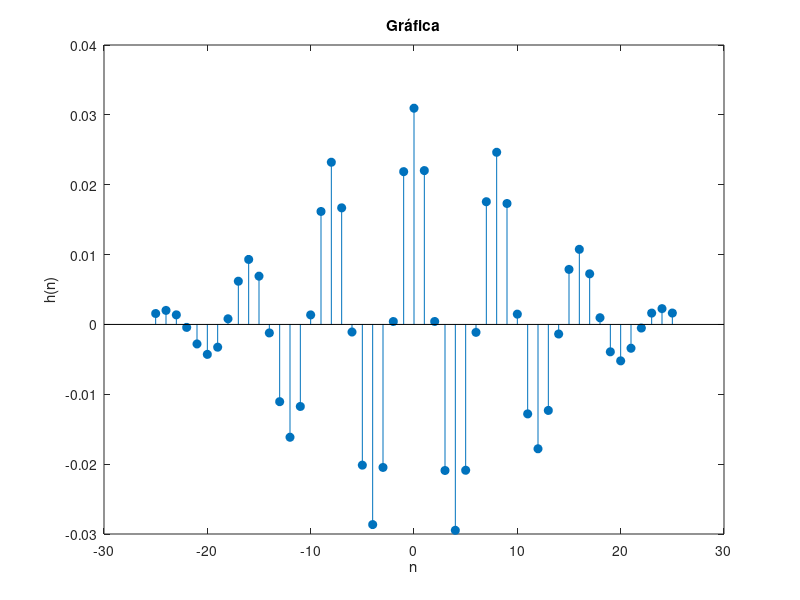

This figure's MATLAB source:
clc; 
clear; 
close all;

%% Parámetros del filtro
format long
Fs = 1291.32;       % Frecuencia de muestreo (Hz)
fc1 = 150;             % Frecuencia de corte inferior (Hz)
fc2 = 170;             % Frecuencia de corte superior (Hz)
M = 51;               % Orden del filtro (debe ser impar)
n = -(M-1)/2 : (M-1)/2;  % Vector de índices

% Conversión de frecuencia de corte a frecuencia angular normalizada
wc1 = 2 * pi * fc1 / Fs;
wc2 = 2 * pi * fc2 / Fs;

for i = 1:M
    if n(i) == 0
        h(i) = (wc2 - wc1) / pi; % Caso especial cuando n = 0
    else
        h(i) = (sin(wc2 * n(i)) - sin(wc1 * n(i))) / (pi * n(i)); % Ecuación para n ≠ 0
    end
    hanning(i)= (27 - 23 * cos(2 * pi * (i - 1) / M)) / 50;
end

%% Aplicación de la ventana de Hamming
hw = h .* hanning;

% Respuesta al impulso
stem(n, hw, 'filled'); 
title('Gráfica'); 
xlabel('n'); 
ylabel('h(n)'); 
%grid on;

%% Imprimir coeficientes para copiar y pegar
fprintf('\n'); % Línea en blanco opcional
for i = 1:M
    fprintf('%.10f,\n', hw(i));
end
